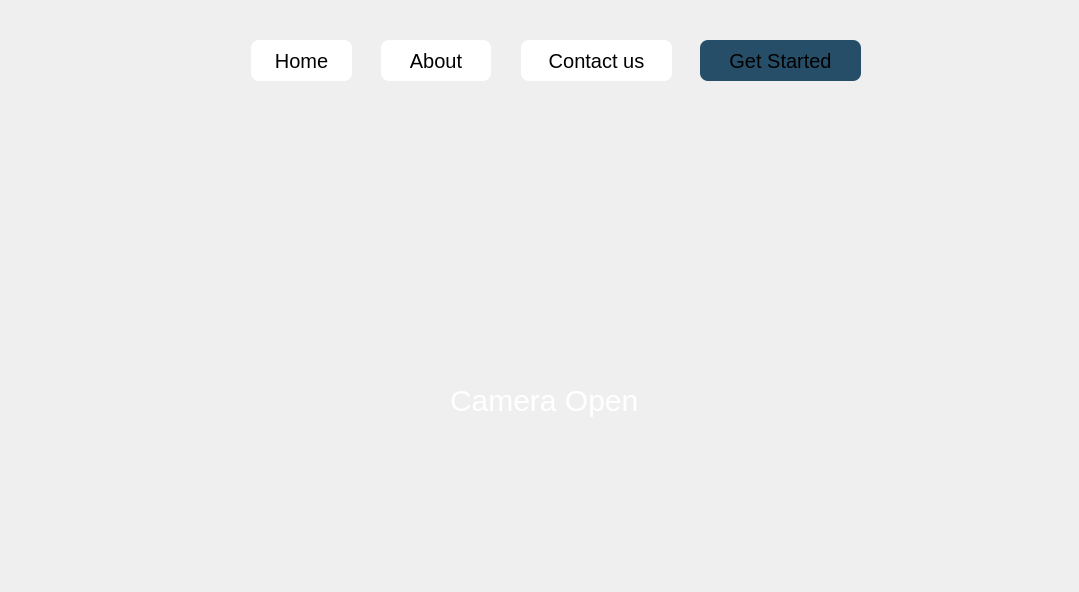
<?xml version="1.0" encoding="UTF-8"?>
<ui version="4.0">
 <class>MainWindow</class>
 <widget class="QMainWindow" name="MainWindow">
  <property name="geometry">
   <rect>
    <x>0</x>
    <y>0</y>
    <width>1079</width>
    <height>592</height>
   </rect>
  </property>
  <property name="minimumSize">
   <size>
    <width>1079</width>
    <height>592</height>
   </size>
  </property>
  <property name="maximumSize">
   <size>
    <width>1079</width>
    <height>592</height>
   </size>
  </property>
  <property name="windowTitle">
   <string>MainWindow</string>
  </property>
  <widget class="QWidget" name="centralwidget">
   <widget class="QLabel" name="label">
    <property name="geometry">
     <rect>
      <x>0</x>
      <y>0</y>
      <width>1081</width>
      <height>591</height>
     </rect>
    </property>
    <property name="text">
     <string/>
    </property>
    <property name="pixmap">
     <pixmap>start.png</pixmap>
    </property>
    <property name="scaledContents">
     <bool>true</bool>
    </property>
   </widget>
   <widget class="QPushButton" name="pushButton_1">
    <property name="geometry">
     <rect>
      <x>251</x>
      <y>40</y>
      <width>101</width>
      <height>41</height>
     </rect>
    </property>
    <property name="styleSheet">
     <string notr="true">QPushButton#pushButton_1{
background-color:white;
font-size:20px;
border-radius:8px;
}
QPushButton#pushButton_1:hover{
background-color:#274E69;
font-size:25px;
border-radius:4px;
color:white;}</string>
    </property>
    <property name="text">
     <string>Home</string>
    </property>
   </widget>
   <widget class="QPushButton" name="pushButton_2">
    <property name="geometry">
     <rect>
      <x>381</x>
      <y>40</y>
      <width>110</width>
      <height>41</height>
     </rect>
    </property>
    <property name="styleSheet">
     <string notr="true">QPushButton#pushButton_2{
background-color:white;
font-size:20px;
border-radius:8px;
}
QPushButton#pushButton_2:hover{
background-color:#274E69;
font-size:25px;
border-radius:4px;
color:white;}</string>
    </property>
    <property name="text">
     <string>About</string>
    </property>
   </widget>
   <widget class="QPushButton" name="pushButton_3">
    <property name="geometry">
     <rect>
      <x>521</x>
      <y>40</y>
      <width>151</width>
      <height>41</height>
     </rect>
    </property>
    <property name="styleSheet">
     <string notr="true">QPushButton#pushButton_3{
background-color:white;
font-size:20px;
border-radius:8px;
}
QPushButton#pushButton_3:hover{
background-color:#274E69;
font-size:25px;
border-radius:4px;
color:white;
}</string>
    </property>
    <property name="text">
     <string>Contact us</string>
    </property>
   </widget>
   <widget class="QPushButton" name="pushButton_4">
    <property name="geometry">
     <rect>
      <x>700</x>
      <y>40</y>
      <width>161</width>
      <height>41</height>
     </rect>
    </property>
    <property name="styleSheet">
     <string notr="true">QPushButton#pushButton_4{
background-color:#274E69;
font-size:20px;
border-radius:8px;
}
QPushButton#pushButton_4:hover{
background-color:#274E69;
font-size:25px;
border-radius:4px;
color:white;
}</string>
    </property>
    <property name="text">
     <string>Get Started</string>
    </property>
   </widget>
   <widget class="QLabel" name="label_2">
    <property name="geometry">
     <rect>
      <x>450</x>
      <y>350</y>
      <width>191</width>
      <height>101</height>
     </rect>
    </property>
    <property name="styleSheet">
     <string notr="true">color:white;
font-size:30px;
border-radius:8px;
</string>
    </property>
    <property name="text">
     <string>Camera Open</string>
    </property>
   </widget>
  </widget>
 </widget>
 <resources/>
 <connections/>
</ui>
